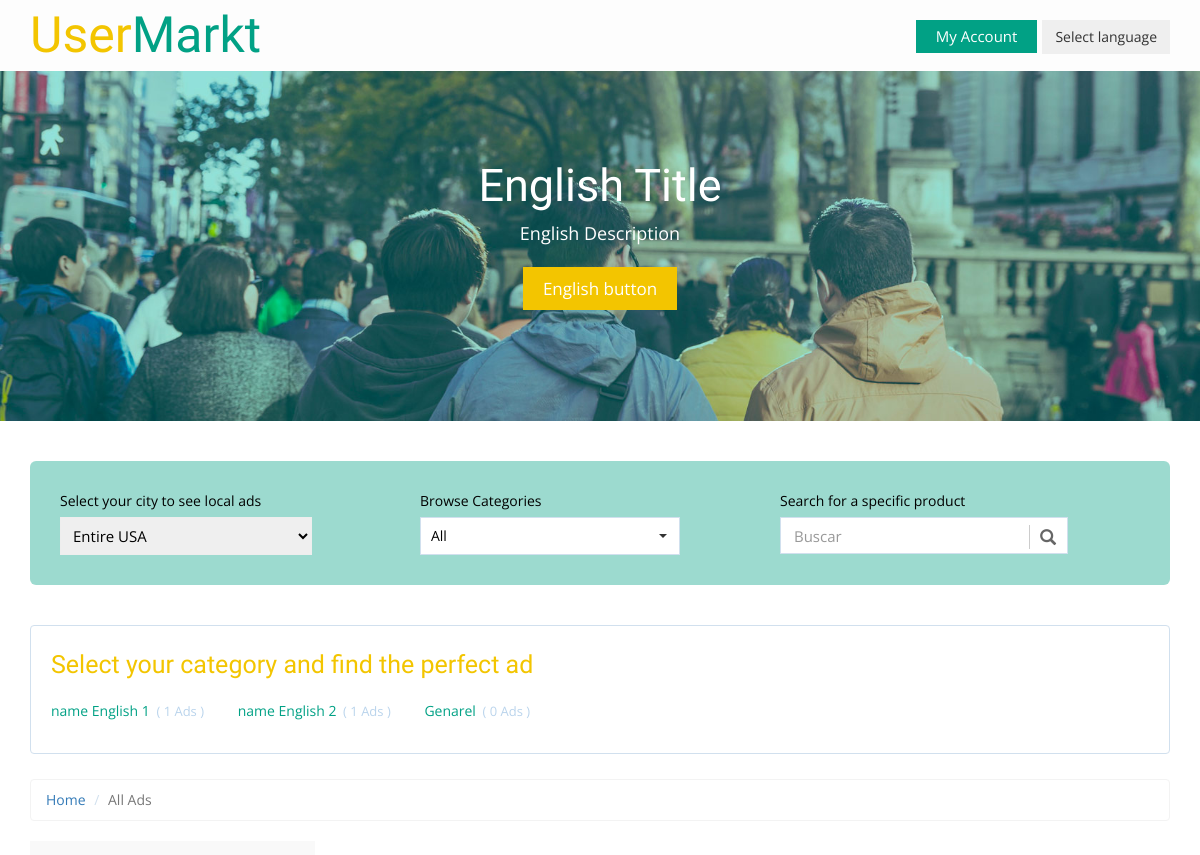
/all-classifieds.php (upper part), run on an earlier commit of the app's database.
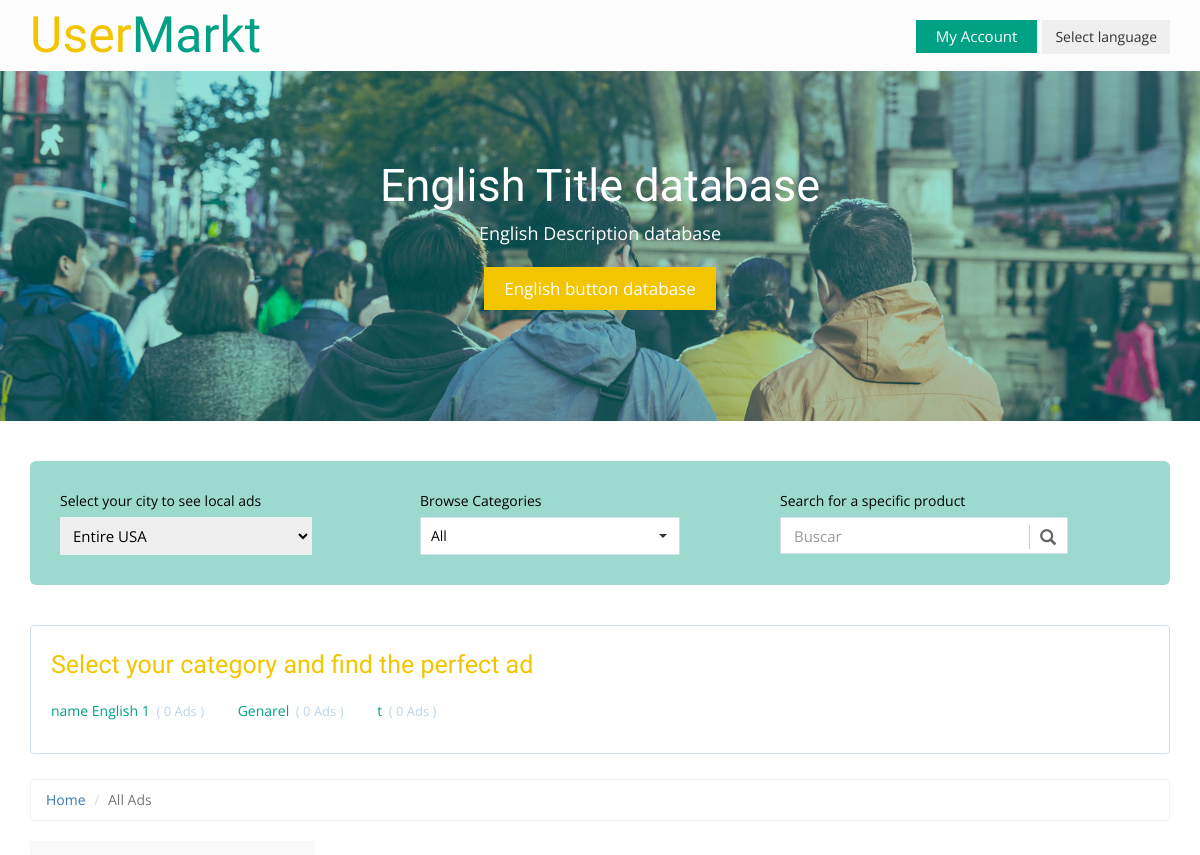
And on a later commit of the database.
### tables this page shows
CREATE TABLE `category` (
  `id` int(11) NOT NULL,
  `cat_id` int(11) NOT NULL,
  `en_title` varchar(250) NOT NULL,
  `de_title` varchar(250) NOT NULL,
  `icon` varchar(250) NOT NULL,
  `en_banner_title` varchar(250) NOT NULL,
  `de_banner_title` varchar(250) NOT NULL,
  `en_banner_dec` varchar(250) NOT NULL,
  `de_banner_dec` varchar(250) NOT NULL,
  `en_botton_text` varchar(250) NOT NULL,
  `de_botton_text` varchar(250) NOT NULL,
  `button_url` varchar(250) NOT NULL,
  `banner_img` varchar(250) NOT NULL
);

### lib/view.php (called while the page is built, shortened)
<?php
Class Database{
	public $host   = DB_HOST;
	public $user   = DB_USER;
	public $pass   = DB_PASS;
	public $dbname = DB_NAME;
	public $link;
	private function connectDB(){
	$this->link = new mysqli($this->host, $this->user, $this->pass, $this->dbname);
 }
	public function select($query){
		$result = $this->link->query($query) or die($this->link->error.__LINE__);
		if($result->num_rows > 0){
			return $result;
		} else {
			return false;
		}
	}
}

### inc/templect/baner.php (the view)
<?php
$id="";
if (isset($id)) {
  $id= 3;
  $query = "select * from category where cat_id= $id";
  $post = $db->select($query);
  if ($post) {
  $result= $post -> fetch_assoc(); ?>
  <div class="main-banner banner text-center">
	  <div class="container">
			<h1><?php echo $result[$lang.'_banner_title']; ?></h1>
			<p><?php echo $result[$lang.'_banner_dec']; ?></p>
			<a href="<?php echo $result['button_url']; ?>"><?php echo $result[$lang.'_botton_text']; ?></a>
	  </div>
	</div>
<?php
 }
}else{
  $query = "select * from category where cat_id= $cat_id";
  $post = $db->select($query);
  if ($post) {
  $result= $post -> fetch_assoc(); ?>
  <div class="main-banner banner text-center">
	  <div class="container">
			<h1><?php echo $result[$lang.'_banner_title']; ?></h1>
			<p><?php echo $result[$lang.'_banner_dec']; ?></p>
			<a href="<?php echo $result['button_url']; ?>"><?php echo $result[$lang.'_botton_text']; ?></a>
	  </div>
	</div>
<?php
 } }
?>

### inc/templect/cat-list.php (shortened to what this page needs)
			<div class="all-categories">
				<h3> Select your category and find the perfect ad</h3>
				<ul class="all-cat-list">
						 <?php
                          $query = "select * from category";
                          $post = $db->select($query);
                          if ($post) {
                            while ($result= $post -> fetch_assoc()) {
                            ?>
					<li><a href="mobiles.php">
						<?php echo $result[$lang.'_title']; ?>
						<span class="num-of-ads">(<?php
										$gat_cat2= $result['cat_id'];
										$sql="select * from adds where P_catagory = $gat_cat2";
										if ($result3=mysqli_query($con,$sql))
										{
										$rowcount=mysqli_num_rows($result3); ?>
										<span><?php echo $rowcount; ?> Ads</span>
										<?php
										}
										?>
)</span></a>
					</li>
                         <?php }} ?>
				</ul>
			</div>

What changed in the data, as far as the page shows it:
removed category: en_title "name English 2", rowcount "1"
changed category "Genarel": en_banner_title "English Title" → "English Title database"; en_banner_dec "English Description" → "English Description database"; en_botton_text "English button" → "English button database"
changed category "name English 1": rowcount "1" → "0"
added category: en_title "t", rowcount "0"
